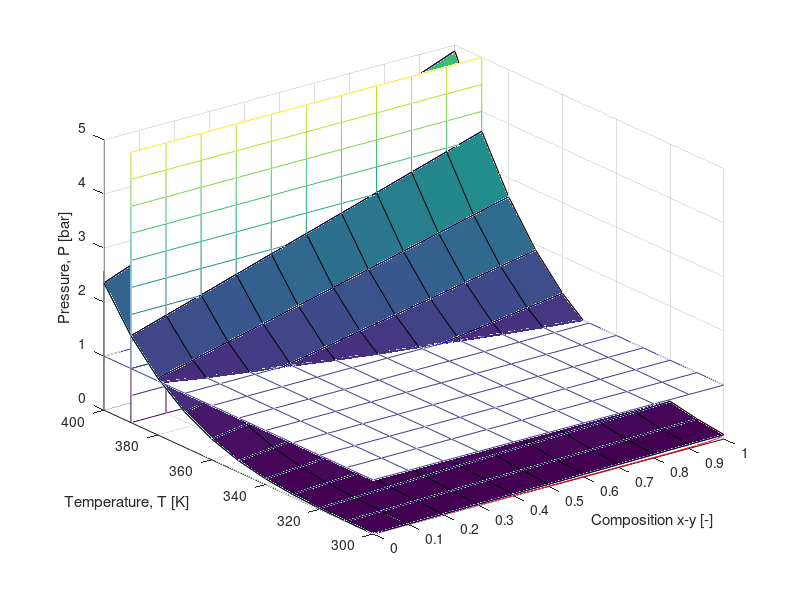

Write the MATLAB code that produced this figure. (Note: this script raises an error after producing the figure.)
%% clear environment
% 3D interactive model: https://skfb.ly/o6DoI
clear
clf('reset')
clc


%% vapor pressure relations
% ethanol
p_e = @(T) 10 .^ (4.92531 - 1432.526 ./ (T - 61.819));

% water
p_w = @(T) 10 .^ (3.55959 - 643.748 ./ (T - 198.043));


%% figure configurations
% create figure
fig = figure(1);
view(3)
grid on
hold on
axis([0 1 300 400 0 5])
xticks(0:0.1:1)
xlabel('Composition x-y [-]')
ylabel('Temperature, T [K]')
zlabel('Pressure, P [bar]')

% prepare composition, temperature, pressure grids
[x, T_mesh] = meshgrid(0:0.1:1, 300:10:400);
[x, P_mesh] = meshgrid(0:0.1:1, 0:0.5:5);


%% calculate parameters
% define ranges
n = 11;
T_range = linspace(300, 400, n);

% calculate Antoine for water (@x=0)
ant_w = p_w(T_range);

% calculate antoine for ethanol (@x=1)
ant_e = p_e(T_range);

% plot antoine relation for pure components
plot3(zeros(1, 11), T_range, ant_w);
plot3(ones(1, 11), T_range, ant_e);

% iso-therm
iso_therm = mesh(x, 390*ones(n), P_mesh, 'FaceAlpha', 1);

% generate phase diagrams at different isotherms
for i = 1:n

  % temperature
  T_i = T_range(i);
  
  % liquidus line
  P(i, :) = p_w(T_i) + x(i, :) * (p_e(T_i) - p_w(T_i));

  % vaporous curve
  y(i, :) = x(i, :) .* p_e(T_i) ./ P(i, :);

  % plot liquidus line
  plot3(x(i, :), T_i * ones(1, 11), P(i, :), 'b');

  % plot vaporous curve
  plot3(y(i, :), T_i * ones(1, 11), P(i, :), 'r');

  
  
end

% iso-bar
iso_bar = mesh(x, T_mesh, ones(n), 'FaceAlpha', 1);

% generate phase diagram at atmospheric isobar
for i = 1:n

  x_bp(i) = (i-1)/(n-1);
  T_bp(i) = fsolve(@(T) (1 - p_e(T).*x_bp(i) - p_w(T).*(1-x_bp(i))), 350);
  y_bp(i) = p_e(T_bp(i)).*x_bp(i);
  
end

plot3(x_bp, T_bp, ones(1, 11), 'b--');
plot3(y_bp, T_bp, ones(1, 11), 'r--');


%% plot surfaces
% liquidus surface
liq_surf = surf(x, T_mesh, P);
liq_surf.FaceAlpha = 0.5;
liq_surf.LineStyle = 'none';
liq_surf.FaceColor = 'blue';

% vaporus surface
vap_surf = surf(y, T_mesh, P);
vap_surf.FaceAlpha = 0.5;
vap_surf.LineStyle = 'none';
vap_surf.FaceColor = 'red';
